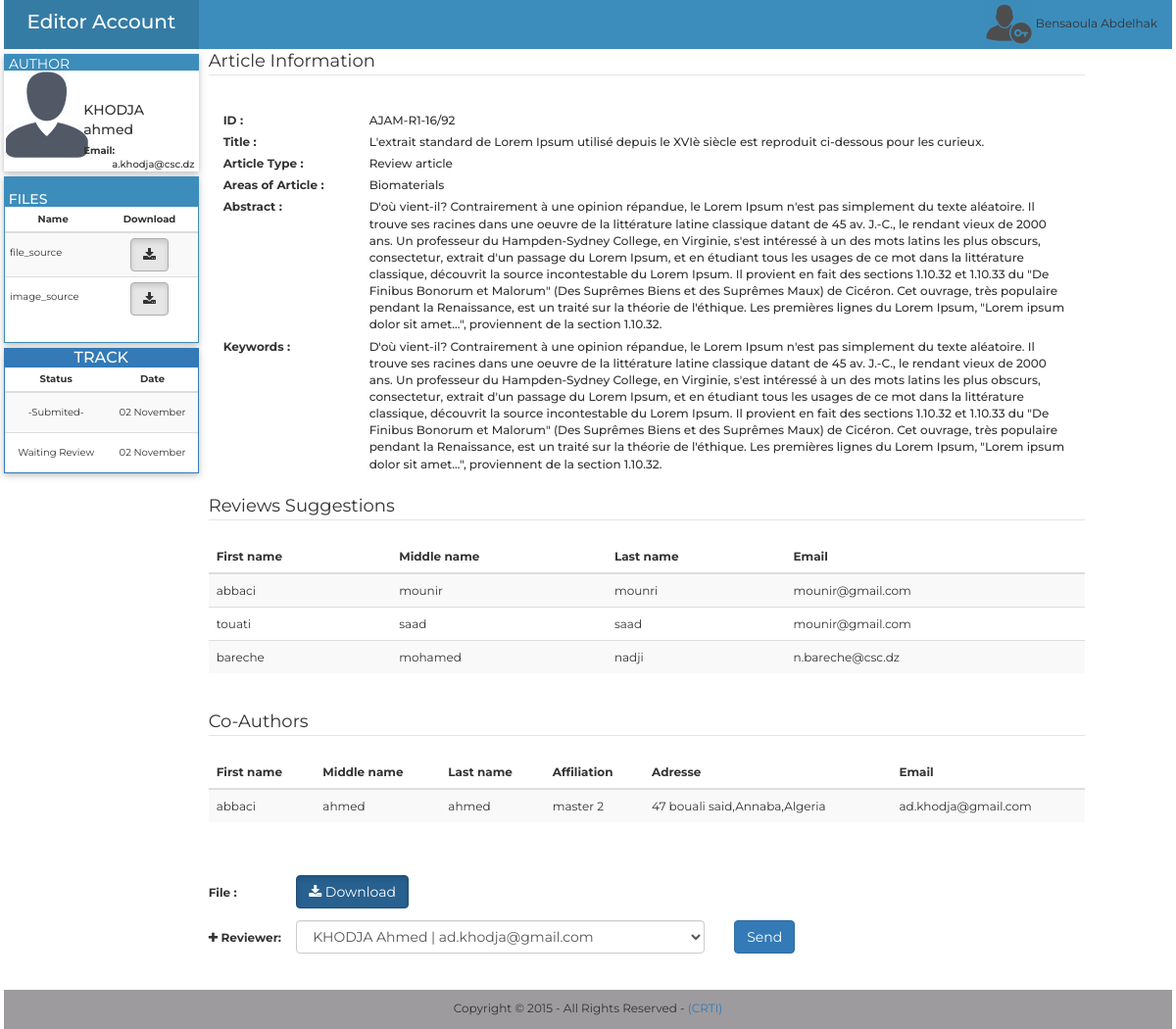
Screenshot of /Editor-in-chief/php/wait_rev.php?idar=92&et_e=155&idau=15 (signed in) with the database file from the repository.
### tables this page shows
CREATE TABLE `personne` (
  `id` int(11) NOT NULL AUTO_INCREMENT,
  `fname` varchar(255) NOT NULL,
  `mname` varchar(255) DEFAULT NULL,
  `lname` varchar(255) NOT NULL,
  `affiliation` varchar(255) NOT NULL,
  `adresse` varchar(255) NOT NULL,
  `city` varchar(255) NOT NULL,
  `state` varchar(255) NOT NULL,
  `contry` varchar(255) NOT NULL,
  `pcode` varchar(10) NOT NULL,
  `email` varchar(255) NOT NULL,
  `phone` varchar(20) DEFAULT NULL,
  `fax` varchar(20) DEFAULT NULL,
  `password` varchar(255) NOT NULL,
  `date` datetime DEFAULT NULL,
  `title` varchar(255) NOT NULL,
  `grade` varchar(255) NOT NULL,
  PRIMARY KEY (`id`),
  UNIQUE KEY `email` (`email`)
);

CREATE TABLE `file` (
  `id` int(11) NOT NULL AUTO_INCREMENT,
  `name` varchar(255) NOT NULL,
  `size` varchar(255) DEFAULT NULL,
  `article` int(11) NOT NULL,
  `type` varchar(20) NOT NULL,
  `extension` varchar(255) DEFAULT NULL,
  PRIMARY KEY (`id`),
  KEY `article_fk` (`article`),
  CONSTRAINT `article_fk` FOREIGN KEY (`article`) REFERENCES `article` (`id`) ON DELETE CASCADE ON UPDATE CASCADE
);

CREATE TABLE `state_editor` (
  `id` int(11) NOT NULL AUTO_INCREMENT,
  `article` int(11) NOT NULL,
  `file` int(11) DEFAULT NULL,
  `etat` varchar(255) NOT NULL,
  `date` datetime NOT NULL,
  `editor` int(11) NOT NULL,
  `vu` varchar(255) DEFAULT 'no',
  PRIMARY KEY (`id`),
  KEY `fk_article_editor_chef` (`article`),
  KEY `fk_file_editor_chef` (`file`),
  CONSTRAINT `fk_article_editor_chef` FOREIGN KEY (`article`) REFERENCES `article` (`id`) ON DELETE CASCADE ON UPDATE CASCADE,
  CONSTRAINT `fk_file_editor_chef` FOREIGN KEY (`file`) REFERENCES `file` (`id`) ON DELETE CASCADE ON UPDATE CASCADE
);

CREATE TABLE `article` (
  `etiquette` varchar(255) DEFAULT NULL,
  `id` int(11) NOT NULL AUTO_INCREMENT,
  `author` int(11) NOT NULL,
  `title` mediumtext NOT NULL,
  `type` varchar(255) NOT NULL,
  `area` varchar(255) NOT NULL,
  `abstract` text NOT NULL,
  `keywords` text NOT NULL,
  `date` datetime NOT NULL,
  `state` varchar(255) NOT NULL,
  `cle` varchar(255) NOT NULL,
  PRIMARY KEY (`id`),
  KEY `author` (`author`),
  CONSTRAINT `author` FOREIGN KEY (`author`) REFERENCES `personne` (`id`) ON DELETE CASCADE ON UPDATE CASCADE
);

CREATE TABLE `sug_rev` (
  `id` int(11) NOT NULL AUTO_INCREMENT,
  `fname` varchar(255) NOT NULL,
  `lname` varchar(255) NOT NULL,
  `mname` varchar(255) NOT NULL,
  `email` varchar(255) NOT NULL,
  `article` int(255) DEFAULT NULL,
  PRIMARY KEY (`id`)
);

CREATE TABLE `co_author` (
  `id` int(11) NOT NULL AUTO_INCREMENT,
  `fname` varchar(100) NOT NULL,
  `mname` varchar(100) DEFAULT NULL,
  `lname` varchar(100) NOT NULL,
  `affiliation` varchar(255) NOT NULL,
  `adresse` varchar(255) NOT NULL,
  `email` varchar(100) NOT NULL,
  `article` int(11) NOT NULL,
  PRIMARY KEY (`id`),
  KEY `article` (`article`),
  CONSTRAINT `article` FOREIGN KEY (`article`) REFERENCES `article` (`id`) ON DELETE CASCADE ON UPDATE CASCADE
);

### Editor-in-chief/php/wait_rev.php (the view, shortened to what this page needs)
<?php
$id_article=$_GET['idar'];
$etat_editor=$_GET['et_e'];
include_once("../../../../php/cnx.php");
$select = $conn->query("SELECT etiquette,title,type,area,abstract,keywords,author FROM article WHERE id=".$id_article);
$row = $select->fetch_assoc();
$select_etat = $conn->query("SELECT id, etat,file, DATE_FORMAT(date, '%d %M') as date FROM state_editor WHERE article=".$id_article);
?>
<!doctype html>
<html xmlns="http://www.w3.org/1999/html" xmlns="http://www.w3.org/1999/html">
<head>
    <link href="../../../../bootstrap/css/bootstrap.min.css" rel="stylesheet" type="text/css">
    <link rel="stylesheet" href="../css/font-awesome.css" type="text/css" />
    <link href="../css/show2.css" rel="stylesheet" type="text/css">
</head>
<body>
<div class="container-fluid">
    <div class="row">
        <div class="col-sm-2 logo">
            <a class="no_color" href="../index2.php?t=sub"> <p class="text-center">Editor Account</p></a>
        </div>
        <div class="col-sm-10 bn">
            <div class="pull-right">
                <a class="no_color" href="log-out.php"><img src="../images/user.png"><?php echo  " ".$_SESSION['editor_in_chief_fname']." ". $_SESSION['editor_in_chief_lname']; ?></a>
            </div>
        </div>
    </div>
    <div class="row menu_row">
        <?php
        $select_author=$conn->query("SELECT fname,lname,email FROM personne WHERE id=".$row['author']);
        $row_author= $select_author->fetch_assoc();
        ?>
        <div class="col-sm-2 menu">
            <div class="row profile">
                <div class="hed"> <p>AUTHOR</p></div>
                <div class="col-sm-4 pading_left">
                    <img src="../images/profile.png" id="profile">
                </div>
                <div class="col-sm-7 pading_profile text_moyen">
                    <div class="form-group">
                        <div class="row min_height">
                            <label class="col-lg-12 control-label no_padding font_14" for="text"><?php echo $row_author['fname']." ".$row_author['lname']; ?>  </label>
                        </div>
                        <div class="row min_height">
                            <label class="col-lg-3 control-label no_padding" for="text">Email: </label>
                            <label class="col-lg-9 control-label no_padding text_label" for="text">&nbsp;<?php echo" ". $row_author['email']  ?> </label>
                        </div>
                    </div>
                </div>
            </div>
            <div class="row menu">
                <div class="panel panel-info panel_perso font_10">
                    <div class=" head_perso panel-heading ">
                        <h3 class="panel-title font_14">&nbsp;FILES</h3>
                    </div>
                    <div class="panel-body panel_body_perso">
                        <div class="row">
                            <table class="table table-striped table-condensed">
                                <thead>
                                <tr>
                                    <th width="50%" class="text-center">Name</th>
                                    <th width="50" class="text-center">Download</th>
                                </tr>
                                </thead>
                                <tbody>
                                <?php
                                $file_sources=$conn->query("SELECT name,size,type from file WHERE article=".$id_article." AND type like '%source'");
                                while($file_res=$file_sources->fetch_assoc()){
                                    echo "<tr><td ><span class='line_height'>".$file_res['type']."</span></td>";
                                    echo "<td class='text-center'><a href=\"downloads.php?id=".$row["author"]."&ida=".$id_article."&a=".$file_res['name']."\" style=\"color: #FFFFFF\"><button type=\"button\" class=\"btn btn-default active\"><i class=\"fa fa-download\"></i> </button></a></td></tr>";
                                }
                                ?>
                                </tbody>
                            </table>
                        </div>
                    </div>
                </div>
            </div>
            <div class="row menu">
                <?php
                if($select_etat->num_rows!=0){
                    echo"
<div class=\"panel panel-primary panel_perso\">
<div class=\"panel-heading head_perso\">
<h3 class=\"panel-title text-center\">TRACK</h3>
 </div>
  <table class=\"table table-striped table-condensed font_10\">
    <thead>
      <tr>
        <th  class=\"text-center\">Status</th>
        <th class=\"text-center\">Date</th>
      </tr>
    </thead>
    <tbody>";
                    while($row_etat = $select_etat->fetch_assoc()){
                        echo"
      <tr>
        <td class=\"text-center \"style=\"line-height:3;\">".$row_etat['etat']."</td>
        <td class=\"text-center\" style=\"line-height:3;\">".$row_etat['date']."</td>
      </tr>
    ";
                    }
                    echo"</tbody>
  </table>
</div>
";
                }
                ?>
            </div>
        </div>
        <div class="col-sm-9 pad" >
            <div class="row"><legend class="texte_legend">Article Information</legend> </div>
            <div class="form-group">
                <div class="row">
                    <div class="form-group">
                        <label for="text" class="col-lg-2 control-label">ID : </label>
                        <div class="col-lg-10">
                            <label for="text" class=" control-label text-left texte text_label"id="titre" ><?php echo $row['etiquette'].$id_article; ?> </label>
                        </div>
                    </div>
                </div><div class="row">
                    <div class="form-group">
                        <label for="text" class="col-lg-2 control-label">Title : </label>
                        <div class="col-lg-10">
                            <label for="text" class=" control-label text-left texte text_label"id="titre" ><?php echo $row['title']; ?> </label>
                        </div>
                    </div>
                </div>
                <div class="row">
                    <div class="form-group">
                        <label for="textarea" class="col-lg-2 control-label ">Article Type : </label>
                        <div class="col-lg-10">
                            <label for="text" class=" control-label text-left texte text_label"id="type_article" ><?php echo $row['type']; ?> </label>
                        </div>
                    </div>
                </div>
                <div class="row">
                    <div class="form-group">
                        <label for="select" class="col-lg-2 control-label">Areas of Article : </label>
                        <div class="col-lg-10">
                            <label for="text" class=" control-label text-left texte text_label"id="area_article" ><?php echo $row['area']; ?> </label>
                        </div>
                    </div>
                </div>
                <div class="row">
                    <div class="form-group">
                        <label for="text" class="col-lg-2 control-label">Abstract : </label>
                        <div class="col-lg-10">
                            <label for="text" class="  text-left texte text_label"id="abstract_article" ><?php  echo $row['abstract'] ; ?> </label>
                        </div>
                    </div>
                </div>
                <div class="row">
                    <div class="form-group">
                        <label for="text" class="col-lg-2 control-label">Keywords : </label>
                        <div class="col-lg-10">
                            <label for="text" class=" control-label text-left texte text_label"  ><?php echo $row['keywords']; ?> </label>
                        </div>
                    </div>
                </div>
                <?php
                $select2 = $conn->query("SELECT fname,mname,lname,email FROM sug_rev WHERE article=".$id_article);
                echo"
<div class=\"row\"><legend class='texte_legend'>Reviews Suggestions</legend> </div>
<div class=\"row\">
    <table class=\"table table-striped\" >
    <thead>
      <tr>
        <th>First name</th>
        <th>Middle name</th>
        <th>Last name</th>
        <th>Email</th>
      </tr>
    </thead>
    <tbody>";
                while($row2 = $select2->fetch_assoc()){
                    echo"
      <tr>
        <td class='texte'>".$row2['fname']."</td>
        <td class='texte'>".$row2['mname']."</td>
        <td class='texte'>".$row2['lname']."</td>
        <td class='texte'>".$row2['email']."</td>
      </tr>
                    ";
                }
                echo"</tbody>
  </table>
</div>
                       ";
                ?>
                <?php
                $co=$conn->query("SELECT fname,mname,lname,affiliation,adresse,email  FROM co_author WHERE article=".$id_article);
                if ($co->num_rows!=0) {
                    echo"
<div class=\"row\"><legend class='texte_legend'>Co-Authors </legend> </div>
<div class=\"row\">
    <table class=\"table table-striped\" >
    <thead>
      <tr>
        <th>First name</th>
        <th>Middle name</th>
        <th>Last name</th>
        <th>Affiliation</th>
        <th>Adresse</th>
        <th>Email</th>
      </tr>
    </thead>
    <tbody>";
                    while($co_row = $co->fetch_assoc()){
                        echo"
      <tr>
        <td class='texte'>".$co_row['fname']."</td>
        <td class='texte'>".$co_row['mname']."</td>
        <td class='texte'>".$co_row['lname']."</td>
        <td class='texte'>".$co_row['affiliation']."</td>
        <td class='texte'>".$co_row['adresse']."</td>
        <td class='texte'>".$co_row['email']."</td>
      </tr>
                    ";
                    }
                    echo"</tbody>
  </table>
</div>
                       ";
                }
                ?>
                <div class="row">
                    <div class="form-group">
                        <label for="text" class="col-lg-1 control-label bordure_n  "><span class="line_height">File :</span> </label>
                        <div class="col-lg-10">
                            <?php
                            $file=$conn->query("SELECT file  FROM state_editor WHERE  id=".$etat_editor);
                            $rowfile = $file->fetch_assoc();
                            $file=$conn->query("SELECT name  FROM file WHERE  id=".$rowfile['file']);
                            $rowfile2=$file->fetch_assoc();
                            echo" <a href=\"download.php?id=".$row["author"]."&ida=".$id_article."&a=".$rowfile2['name']."\" style=\"color: #FFFFFF\">";
                            ?><button type="button" class="btn btn-primary active"><i class="fa fa-download"></i> Download</button></a>
                        </div>
                    </div>
                </div>
                <div class="row">
                    <div class="form-group">
                        <label for="textarea" class="col-lg-1 control-label bordure_n"> <i class="fa fa-plus"></i><span class="line_height">&nbsp;Reviewer:</span>  </label>
                        <div class="col-lg-6">
                            <select  id="rev" class="form-control" name="tfile" >
                                <?php $select = $conn->query("SELECT id,fname,lname,email  FROM reviewer");
                                while($data = mysqli_fetch_assoc($select)){
                                    echo"<option value='".$data['id']."'>".$data['fname']." ".$data['lname']." | ".$data['email']."</option>";
                                }
                                ?>
                            </select>
                        </div>
                        <div class="col-lg-1">
                            <button type="button" class="btn btn-primary" id="send_rev"> Send </button>
                        </div>
                        <div class="col-lg-1">
                        </div>
                    </div>
                </div>
                </div>
            </div>
        </div>
    </div>
    <footer class=" footer_perso">
        <p class="text-center">Copyright &copy; 2015 - All Rights Reserved - <a href="http://www.csc.dz">(CRTI)</a></p>
    </footer>
</body>
</html>

### rows the page displays
personne: fname "KHODJA", lname "ahmed", email "a.khodja@csc.dz"
file: type "file_source"
file: type "image_source"
state_editor: etat "-Submited-", date "02 November"
state_editor: etat "Waiting Review", date "02 November"
article: etiquette "AJAM-R1-16/", title "L'extrait standard de Lorem Ipsum utilisé depuis le XVIè siècle est reproduit ci-dessous pour les curieux.", type "Review article", area "Biomaterials", abstract "D'où vient-il? Contrairement à une opinion répandue, le Lorem Ipsum n'est pas simplement du texte aléatoire. Il trouve ses racines dans une oeuvre de la littérature latine classique datant de 45 av. J.-C., le rendant vieux de 2000 ans. Un professeur du Hampden-Sydney College, en Virginie, s'est intéressé à un des mots latins les plus obscurs, consectetur, extrait d'un passage du Lorem Ipsum, et en étudiant tous les usages de ce mot dans la littérature classique, découvrit la source incontestable du Lorem Ipsum. Il provient en fait des sections 1.10.32 et 1.10.33 du \"De Finibus Bonorum et Malorum\" (Des Suprêmes Biens et des Suprêmes Maux) de Cicéron. Cet ouvrage, très populaire pendant la…", keywords "D'où vient-il? Contrairement à une opinion répandue, le Lorem Ipsum n'est pas simplement du texte aléatoire. Il trouve ses racines dans une oeuvre de la littérature latine classique datant de 45 av. J.-C., le rendant vieux de 2000 ans. Un professeur du Hampden-Sydney College, en Virginie, s'est intéressé à un des mots latins les plus obscurs, consectetur, extrait d'un passage du Lorem Ipsum, et en étudiant tous les usages de ce mot dans la littérature classique, découvrit la source incontestable du Lorem Ipsum. Il provient en fait des sections 1.10.32 et 1.10.33 du \"De Finibus Bonorum et Malorum\" (Des Suprêmes Biens et des Suprêmes Maux) de Cicéron. Cet ouvrage, très populaire pendant la…"
sug_rev: fname "abbaci", mname "mounir", lname "mounri", email "mounir@gmail.com"
sug_rev: fname "touati", mname "saad", lname "saad", email "mounir@gmail.com"
sug_rev: fname "bareche", mname "mohamed", lname "nadji", email "n.bareche@csc.dz"
co_author: fname "abbaci", mname "ahmed", lname "ahmed", affiliation "master 2", adresse "47 bouali said,Annaba,Algeria", email "ad.khodja@gmail.com"

### other values shown
$_SESSION['editor_in_chief_fname'] "Bensaoula"
$_SESSION['editor_in_chief_lname'] "Abdelhak"
$id_article "92"
form field tfile "KHODJA Ahmed | ad.khodja@gmail.com"
